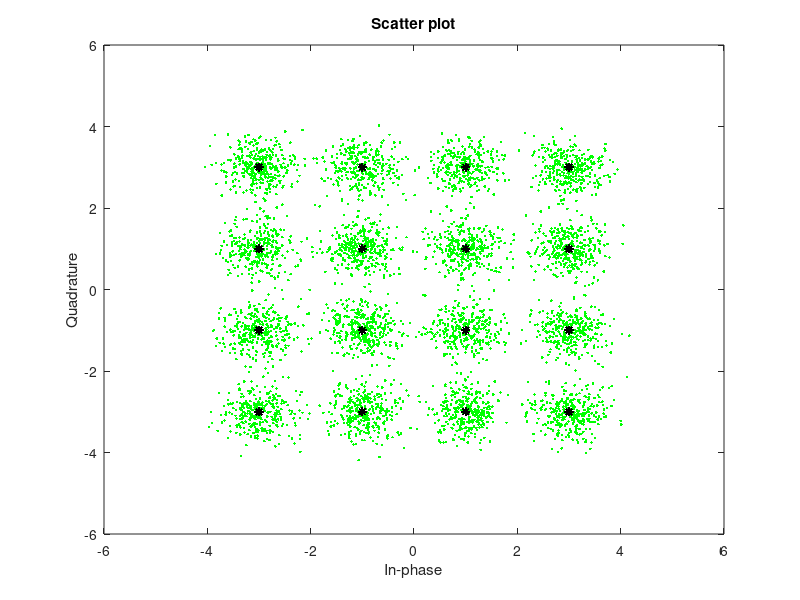
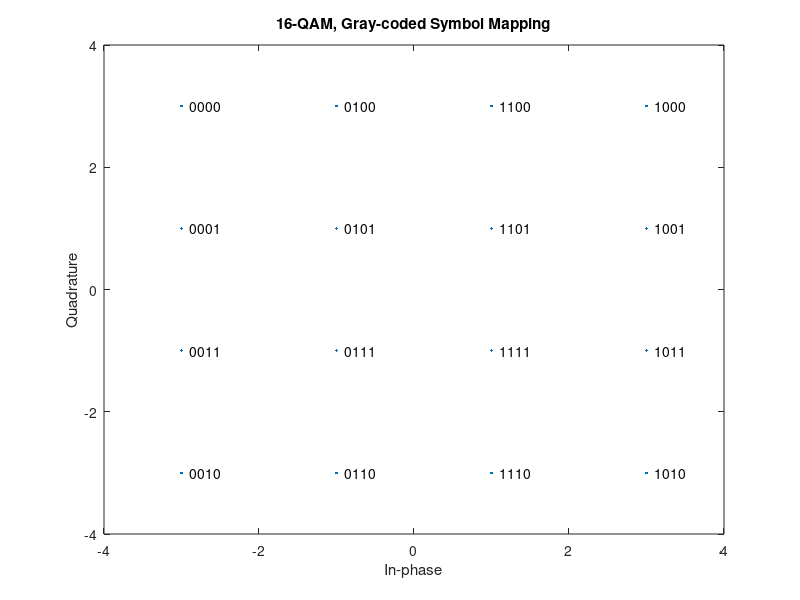

Write MATLAB code to recreate these figures, in order. (Note: this script raises an error after producing the figures.)

clear
clc
close all

M = 16;                     % Size of signal constellation
k = log2(M);                % Number of bits per symbol
n = 20000;                  % Number of bits to process
nsmps = 1;    % Oversampling factor

inputData = randi([0 1],n,1);  % Generate vector of binary data
% repelem(dataIn,numSamplesPerSymbol)

dataInMatrix = reshape(inputData,length(inputData)/k,k);   % Reshape data into binary k-tuples, k = log2(M)
inputsymbols = bi2de(dataInMatrix);                 % Convert to integers

Mdata = qammod(inputsymbols,M); % Gray coding, phase offset = 0
% The results are complex column vectors whose values are elements of the 16-QAM signal constellation


% Calculate the SNR when the channel has an Eb/N0 = 10 dB.

EbNo =10;
snr = EbNo + 10*log10(k) - 10*log10(nsmps);

recSignal = awgn(Mdata,snr,'measured');

sPlotFig = scatterplot(recSignal,1,0,'g.');
hold on
scatterplot(Mdata,1,0,'k*',sPlotFig)

dataSymbolsOutG = qamdemod(recSignal,M);

dataOutMatrixG = de2bi(dataSymbolsOutG,k);
dataOutG = dataOutMatrixG(:);   % Return data in column vector

[numErrorsG,berG] = biterr(inputData,dataOutG);
fprintf('\nThe BER = %5.2e\n',berG)

x = (0:15)';               % Integer input
const = qammod(x,16,'gray');  % 16-QAM output, Gray-coded
scatterplot(const)
text(real(const)+0.1, imag(const), dec2bin(x))
title('16-QAM, Gray-coded Symbol Mapping')
axis([-4 4 -4 4])

% PSD

h = spectrum.welch;
Hpsd= psd(h,Mdata);
figure
plot(Hpsd);
